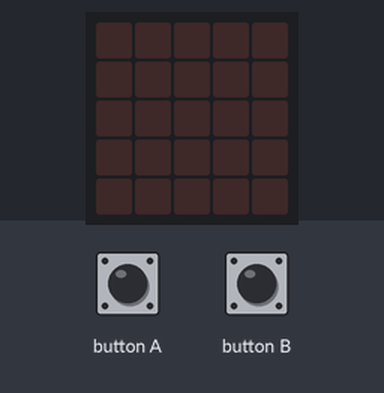
The program below on a simulated BBC micro:bit running MicroPython. Shown: the board's 5×5 LED display. Inputs (shaded band) come from the test bench. What the program prints to the serial console is not drawn.

Above: at 1.2 s.
1.3 s: button A pressed for 0.15 s
At 4.2 s:
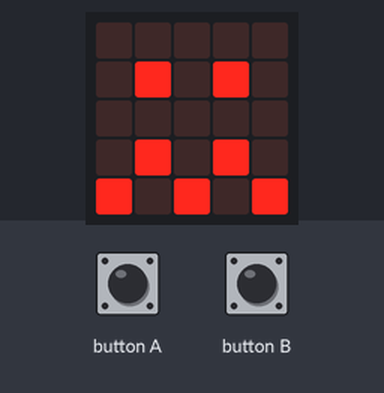
4.3 s: button A pressed for 1 s
6.8 s: button B pressed for 3.2 s
At 10.4 s:
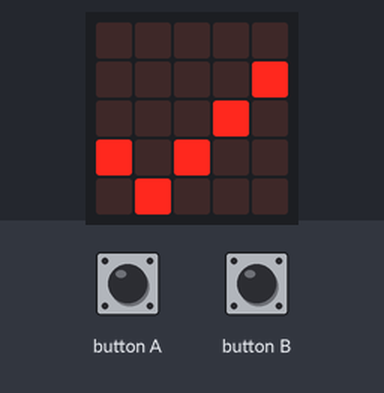
11.5 s: button B pressed for 0.15 s
At 12.7 s:
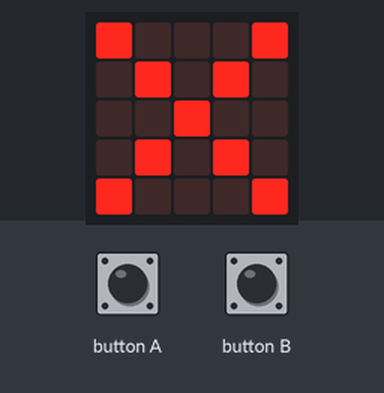
13.1 s: button A pressed for 0.15 s
At 16.0 s:
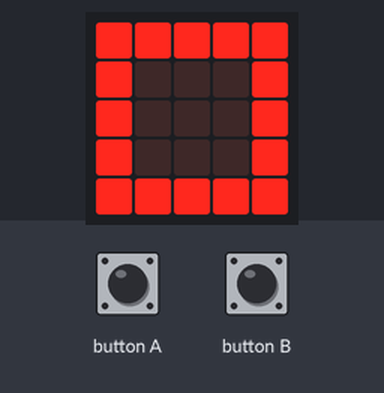
16.1 s: button A pressed for 3.2 s
Timing chart, 0 to 19.1 s (numbered marks = the images above; inputs shaded):
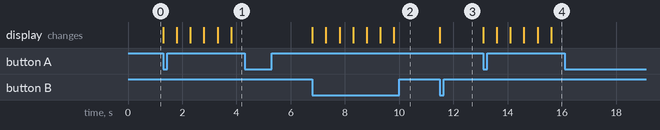

Measured:
- after the input at 1.3 s, the display: first changes at once (image 1 shows a later state)
- after the input at 4.3 s, every drawn part: stays the same
- after the input at 6.8 s, the display: first changes at once (image 2 shows a later state)
- after the input at 11.5 s, the display: changes at once (image 3)
- after the input at 13.1 s, the display: first changes at once (image 4 shows a later state)
- after the input at 16.1 s, every drawn part: stays the same

The program:

demo_show_all_predefined_images.py
```python
####################################################
# MicroPython code for BBC Micro:bit v2
# - This code shows all predefined images of
#   the Image class.
# - Press the button A to show images in sequence
#   in auto-running mode.
####################################################

from microbit import *

# Create a list of predefined images in the Image class.
all_images = [
    Image.HEART, Image.HEART_SMALL, Image.HAPPY,
    Image.SMILE, Image.SAD, Image.CONFUSED,
    Image.ANGRY, Image.ASLEEP, Image.SURPRISED,
    Image.SILLY, Image.FABULOUS, Image.MEH,
    Image.YES, Image.NO, Image.TRIANGLE,
    Image.TRIANGLE_LEFT, Image.CHESSBOARD,
    Image.DIAMOND, Image.DIAMOND_SMALL,
    Image.SQUARE, Image.SQUARE_SMALL,
    Image.RABBIT, Image.COW, Image.MUSIC_CROTCHET,
    Image.MUSIC_QUAVER, Image.MUSIC_QUAVERS,
    Image.PITCHFORK, Image.XMAS, Image.PACMAN,
    Image.TARGET, Image.TSHIRT, Image.ROLLERSKATE,
    Image.DUCK, Image.HOUSE, Image.TORTOISE,
    Image.BUTTERFLY, Image.STICKFIGURE, Image.GHOST,
    Image.SWORD, Image.GIRAFFE, Image.SKULL,
    Image.UMBRELLA, Image.SNAKE, Image.SCISSORS ]

all_images.extend( Image.ALL_CLOCKS )
all_images.extend( Image.ALL_ARROWS )

sleep(10)
# Get the total number of images.
n = len(all_images)
print( 'There are %d images in total.' % n )

running = False # Set auto-running mode to false.
index = 0       # Reset the image index.
while True:
    if button_a.was_pressed():
        running = not running
    if running or button_b.is_pressed():
        display.show( all_images[index] )
        index = (index+1) % n
        sleep(500)
####################################################
```
